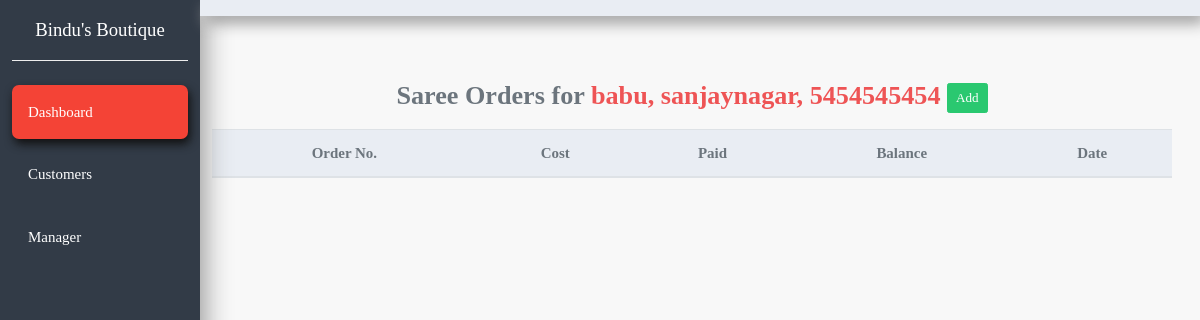
Page /customer_detail/14/?category=S on the earlier database version.
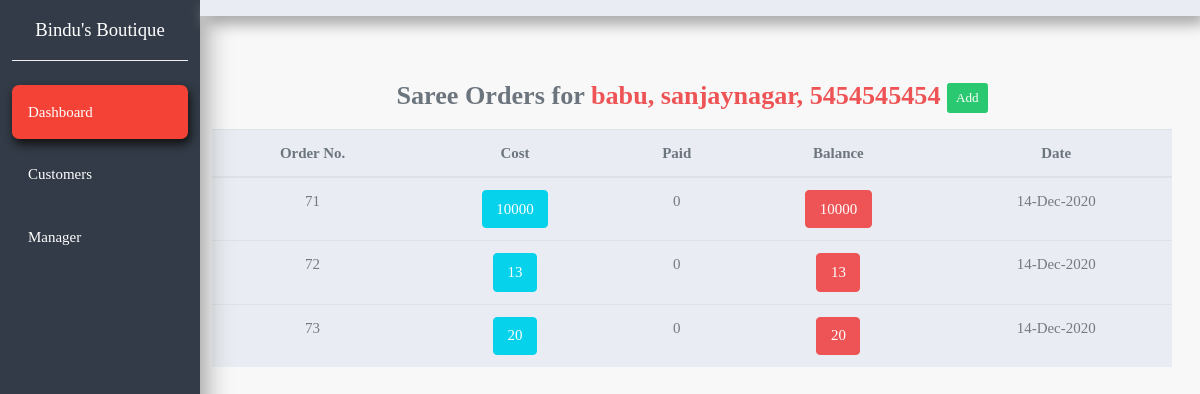
Same page on the later database version.
### crm/models.py (models this page shows, shortened)
class Order(models.Model):
    customer = models.ForeignKey(Customer, null= True, on_delete= models.SET_NULL)
    category = models.CharField(max_length=1,default='S',null=True)
    gold_rate = models.DecimalField(max_digits=10,decimal_places=2,null=True,default=0.00)
    cost = models.IntegerField(null=True, blank=True,default=0)
    paid = models.IntegerField(null=True, blank=True,default=0)
    balance = models.IntegerField(null=True, blank=True,default=0)
    qty = models.IntegerField(null=True, blank=True,default=1)
    date_created = models.DateTimeField(auto_now_add=True, null=True)

### crm/views.py (the view)
# urls.py: path('customer_detail/<str:pk>/',views.customer_detail, name="customer_detail"),
def customer_detail(request,pk):
    customer = Customer.objects.get(id=pk)
    orders = Order.objects.filter(customer__id=pk,category=request.GET.get('category'))
    category_name = 'Saree' if request.GET.get('category')=='S' else 'Jewellery'
    try:
        gold_rate=todaysGoldRate()
    except:
        gold_rate=0.00
    context = {'customer': customer, 'orders':orders,'order_count':len(orders),'category':category_name,'category_type':request.GET.get('category'),"gold_rate":gold_rate}
    print(context)
    return render(request, 'crm/customer_detail.html', context)

### crm/models.py (called while the page is built)
    def __str__(self):
        return self.name

### crm/views.py (called while the page is built)
def todaysGoldRate():
    url="https://www.policybazaar.com/gold-rate-bangalore/"
    import urllib3
    hdr = {'User-Agent': 'Mozilla/5.0 (X11; Linux x86_64) AppleWebKit/537.11 (KHTML, like Gecko) Chrome/23.0.1271.64 Safari/537.11',
       'Accept': 'text/html,application/xhtml+xml,application/xml;q=0.9,*/*;q=0.8',
       'Accept-Charset': 'ISO-8859-1,utf-8;q=0.7,*;q=0.3',
       'Accept-Encoding': 'none',
       'Accept-Language': 'en-US,en;q=0.8',
       'Connection': 'keep-alive'}
    http = urllib3.PoolManager()
    r = http.request('GET', url,headers=hdr)
    html = r.data.decode("utf-8")
    i=html.find("<td>Today</td>")+15
    i=html.find("<td>",i)+4
    i1=html.find("</td>",i)
    return html[i:i1]

### crm/templates/crm/customer_detail.html
{% extends 'crm/base.html'%}
{% block content %}
<section>
    <div class="container-fluid">
      <div class="row mb-5">
        <div class="col-xl-10 col-lg-9 col-md-8 ml-auto mt-5">
          <div class="row align-items-center">
            <div class="col mt-3 mr-3">
              <h3 class="text-muted text-center mb-3"><span>{{category}} </span>Orders for<span class="text-danger"> {{customer.name}},  {{customer.address}}, {{customer.phone}} </span>
                {% if "S" in category_type  %}<a href="javascript:getOrderDetails(0,{{customer.id}});" class="btn btn-success btn-sm">Add</a> {% else %}
                <a href="javascript:getJewelleryOrderDetails(0,{{customer.id}});" class="btn btn-success btn-sm"> Add</a>{% endif %}
              </h3>
              <table class="table center table-striped bg-light text-center">
                <thead>
                  <tr class="text-muted">
                    <th>Order No.</th>
                    <th>Cost</th>
                    <th>Paid</th>
                    <th>Balance</th>
                    <th>Date</th>
                  </tr>
                </thead>
                <tbody>
                  {%  for order in orders %}
                    <tr>
                      <td>{{order.id}}</td>
                      {% if "S" in category_type  %}
                      <td><a class="btn btn-info" href="javascript:getOrderDetails({{order.id}},'{{category_type}}');" >{{order.cost}}</a></td>{% else %}
                      <td><a class="btn btn-info" href="javascript:getJewelleryOrderDetails({{order.id}},'{{category_type}}');" >{{order.cost}}</a></td>{% endif %}
                      <td>{{order.paid}}</td>
                      {% if order.balance %}<td class="text-danger"><a class="btn btn-danger" href="javascript:getPaymentDetails({{order.id}},{{order.balance}});" >{{order.balance}}</a></td>
                      {% else %}<td>{{order.balance}}</td>
                      {% endif %}
                      <td>{{order.date_created|date:"d-M-Y"}}</td>
                    </tr>
                  {% endfor %}
                </tbody>
              </table>
            </div>
          </div>
        </div>
      </div>
    </div>
</section>
{% endblock %}

Differences in the rows shown:
added Order: id "71", cost "10000", paid "0", balance "10000", date_created "14-Dec-2020"
added Order: id "72", cost "13", paid "0", balance "13", date_created "14-Dec-2020"
added Order: id "73", cost "20", paid "0", balance "20", date_created "14-Dec-2020"
